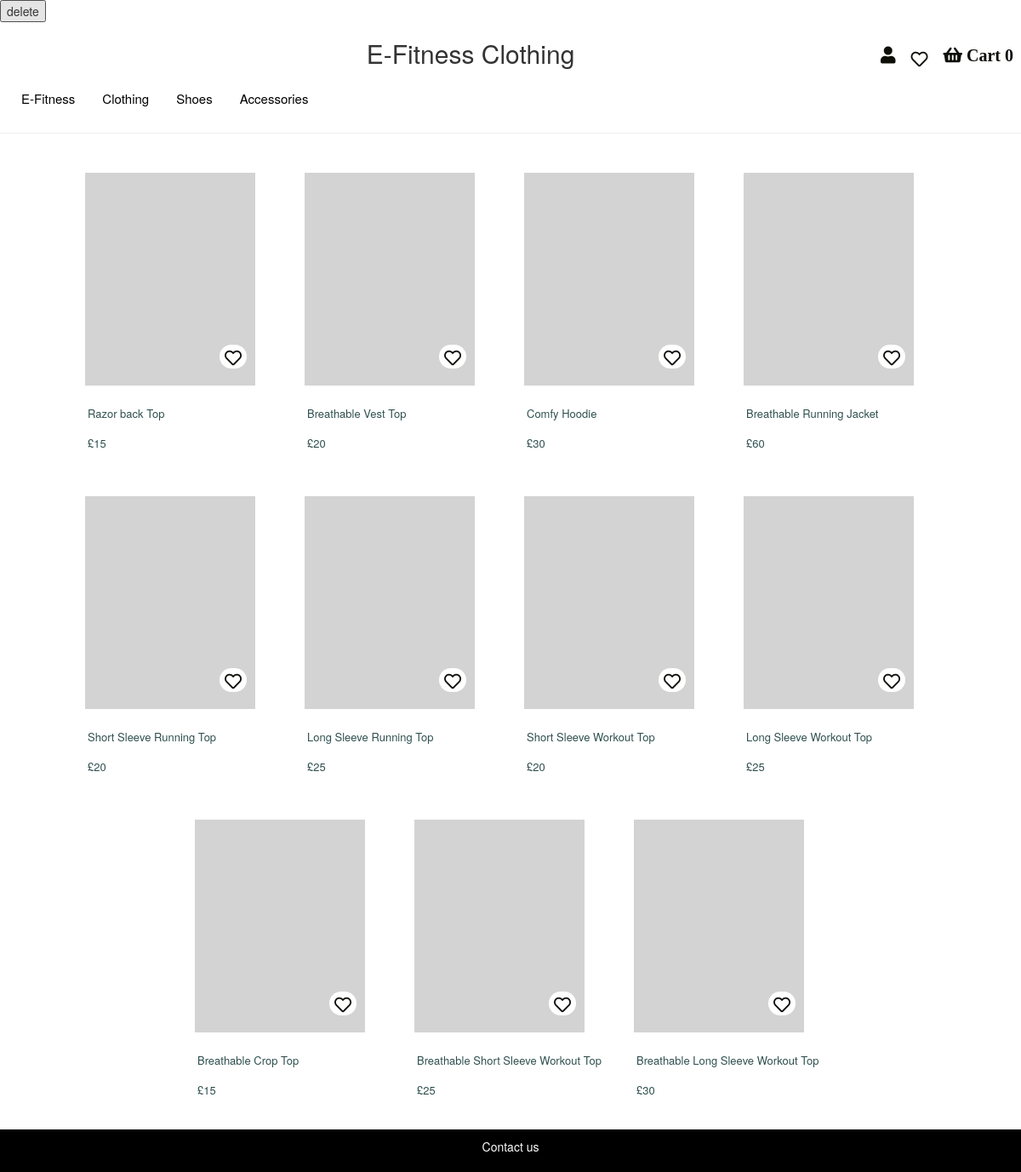
Page /tops.php on the committed database.
### tables this page shows
CREATE TABLE `product` (
  `productID` int(11) DEFAULT NULL,
  `productname` varchar(255) DEFAULT NULL,
  `description` varchar(255) DEFAULT NULL,
  `producttype` varchar(50) DEFAULT NULL,
  `price` varchar(50) DEFAULT NULL
);

### tops.php (the view, shortened to what this page needs)
<?php
include('Connect.php');
$sql = "SELECT * from product WHERE producttype = 'top'" ;
$result = mysqli_query($conn,$sql);
?>
<!DOCTYPE html>
<html lang="en" xmlns="http://www.w3.org/1999/xhtml">
<head>
  <link rel="stylesheet" href="StyleSheet1.css" />
<link rel="stylesheet" href="https://use.fontawesome.com/releases/v5.7.0/css/all.css">
</head>
<body>
<form action="" method="post">
	<button name="delete" >delete</button>
	</form>
	<div class="wrapper">
	<?php
	while ($row = mysqli_fetch_array($result)){
	?>
	  <form action="" method="post">
			<div class="flex_container">
				 <div class="productimage">
					 <button class="heart-button" name="favourite"><i class="far fa-heart"></i></button>
				 </div>
				 <div class="productinfo">
					<?php echo"<a href=\"ProductView.php?id=$row[productname]\"> $row[productname]</a>"?><br>
					<?php echo"<a href=\"ProductView.php?id=$row[productname]\"> &pound$row[price]</a>"?>
				</div>
			</div>
		</form>
	<?php
	}
	?>
	</div>
    <footer>
        <p>Contact us</p>
    </footer>
</body>
</html>

### StyleSheet1.css (style rules this page uses)
.wrapper { display: inline-flex; flex-direction: row; flex-wrap: wrap; justify-content: center; margin: 10px 60px 0 60px; flex-basis: 100px; padding: 0; }
button > span, p { display: flex; flex-direction: row; color: white; justify-content: center; }
header { overflow: hidden; background-color: white; }
header a { float: right; display: block; color: black; text-align: center; padding: 9px; text-decoration: none; }
.nav { background-color: white; color: black; margin: 5px 0px 0px 10px; }
.nav li a { color: black; font-size: 15px; }
.text-center { margin:0px 0px 0px 80px; }
.flex_container { display: inline-flex; flex-direction: column; margin: 10px; }
.flex_container > .productimage { flex-basis: 250px; width: 200px; height: 300px; margin: 6px; text-align: center; position: relative; background-color:lightgray; }
.flex_container > .productinfo { width: 220px; height: 80px; margin: 9px; line-height: 35px; font-size: 13px; }
.productinfo a { color: darkslategrey; text-decoration: none; }
footer { background-color: black; text-align: center; padding: 10px; color: white; }
.fa, fa-shopping-basket { color: #0f0f0a; font-size: 20px; }
.heart-button { border-radius: 15px; border: none; background-color: white; position: absolute; bottom: 20px; right: 10px; }
.far, fa-heart { color: white; fill: white; font-size: 20px; margin-top: 25%; }
.fa-heart { color: #0f0f0a; font-size: 20px; }
.fas, fa-user { color: #0f0f0a; font-size: 20px; }

### rows in the picture
product: productname "Razor back Top", price "15"
product: productname "Breathable Vest Top", price "20"
product: productname "Comfy Hoodie", price "30"
product: productname "Breathable Running Jacket", price "60"
product: productname "Short Sleeve Running Top", price "20"
product: productname "Long Sleeve Running Top", price "25"
product: productname "Short Sleeve Workout Top", price "20"
product: productname "Long Sleeve Workout Top", price "25"
product: productname "Breathable Crop Top", price "15"
product: productname "Breathable Short Sleeve Workout Top", price "25"
product: productname "Breathable Long Sleeve Workout Top", price "30"
